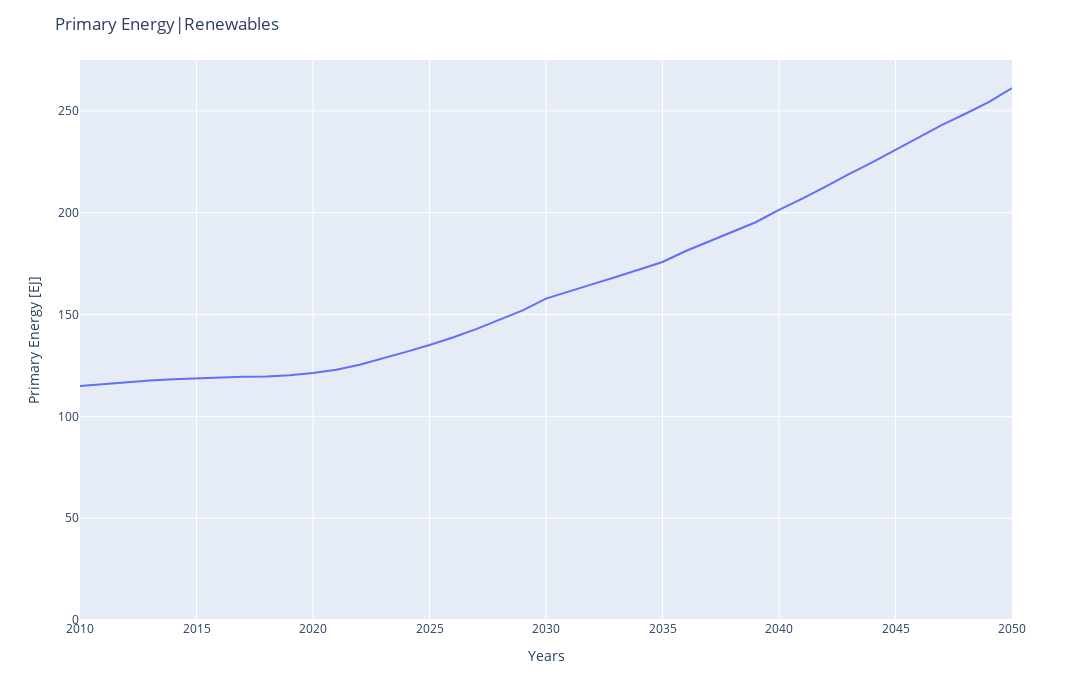

The cell this chart's notebook holds for it:
### Code cell
## Primary Energy, Renewables - penetration
RES=PrimaryEnergy_RE.T
#RES=RES.iloc[:-10]

fig5 = px.line(RES, x=RES.index, y=RES, height=700, width=1400)
fig5.update_layout(
    title="Primary Energy|Renewables",
    xaxis_title="Years",
    yaxis_title="Primary Energy [EJ]", showlegend=False)
fig5.update_yaxes(rangemode='tozero', matches=None, showticklabels=True)
fig5.update_traces(hovertemplate='Year: %{x} <br>Primary Energy: %{y}')
fig5.show()

# run_selection = RES.iloc[:, run:(run+1)]
# #print(run_selection)
# fig4r = px.line(run_selection, x=run_selection.index, y=run_selectio.columns)
# fig4r.update_layout(
#     title="Primary Energy|Renewables",
#     xaxis_title="Years",
#     yaxis_title="Primary Energy [EJ]", showlegend=False)
# fig4r.update_traces(hovertemplate='Year: %{x} <br>Emissions: %{y}')
# fig4r.show()

### Figure 1 — Plotly figure (JSON) as saved in the notebook; plotly's stock layout.template omitted (floating-point values rounded to 4 significant figures)
{"data": [{"hovertemplate": "Year: %{x} <br>Primary Energy: %{y}", "legendgroup": "", "line": {"color": "#636efa", "dash": "solid"}, "marker": {"symbol": "circle"}, "mode": "lines", "name": "", "orientation": "v", "showlegend": false, "type": "scatter", "x": [2010, 2011, 2012, 2013, 2014, 2015, 2016, 2017, 2018, 2019, 2020, 2021, 2022, 2023, 2024, 2025, 2026, 2027, 2028, 2029, 2030, 2031, 2032, 2033, 2034, 2035, 2036, 2037, 2038, 2039, 2040, 2041, 2042, 2043, 2044, 2045, 2046, 2047, 2048, 2049, 2050], "xaxis": "x", "y": [114.8, 115.8, 116.8, 117.6, 118.3, 118.7, 119.0, 119.4, 119.5, 120.2, 121.3, 122.9, 125.3, 128.4, 131.6, 135.0, 138.7, 142.8, 147.2, 152.0, 157.8, 161.5, 164.9, 168.4, 172.1, 175.8, 181.2, 185.8, 190.5, 195.3, 201.4, 206.9, 212.8, 219.0, 224.8, 230.9, 237.4, 243.2, 248.6, 254.3, 261.2], "yaxis": "y"}], "layout": {"height": 700, "legend": {"tracegroupgap": 0}, "margin": {"t": 60}, "showlegend": false, "title": {"text": "Primary Energy|Renewables"}, "width": 1400, "xaxis": {"anchor": "y", "domain": [0, 1], "title": {"text": "Years"}}, "yaxis": {"anchor": "x", "domain": [0, 1], "rangemode": "tozero", "showticklabels": true, "title": {"text": "Primary Energy [EJ]"}}}}
